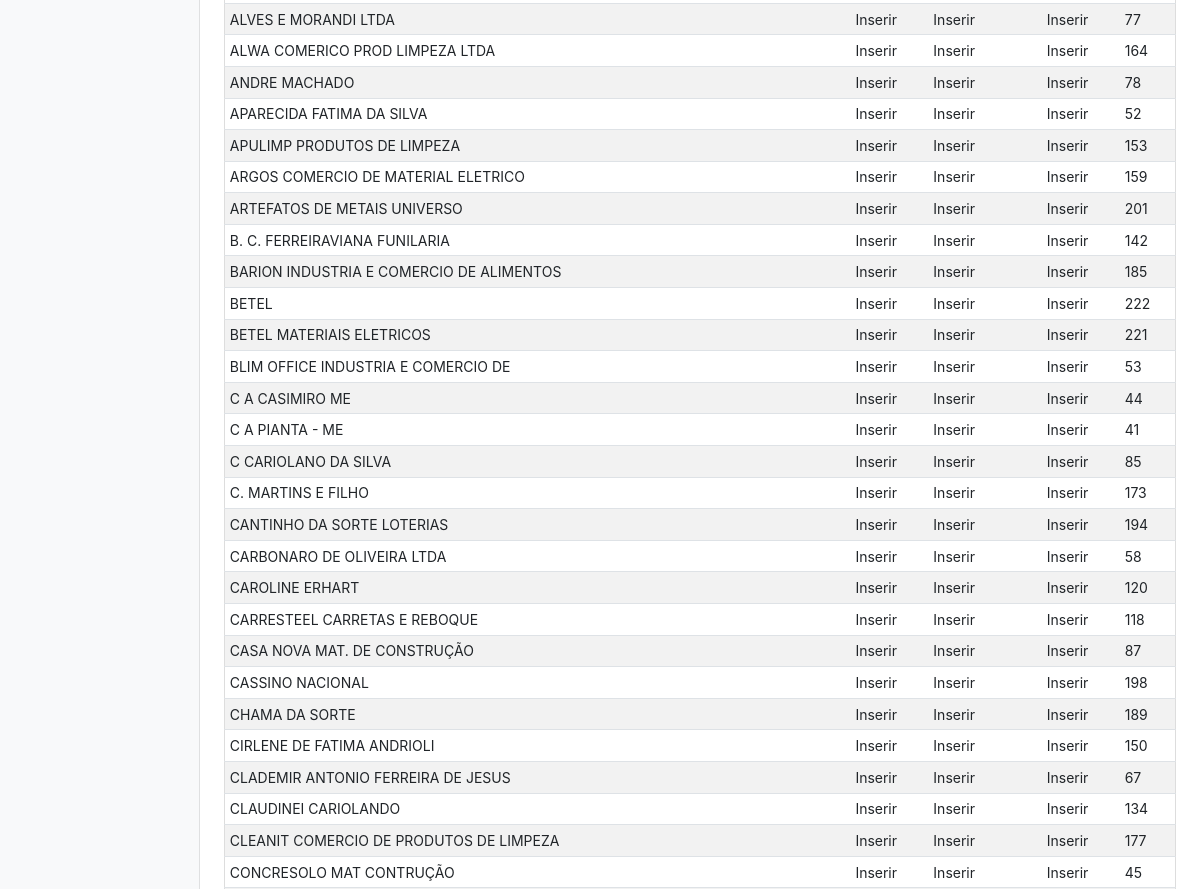
Before: /sacados (signed in, middle part) with the older database file.
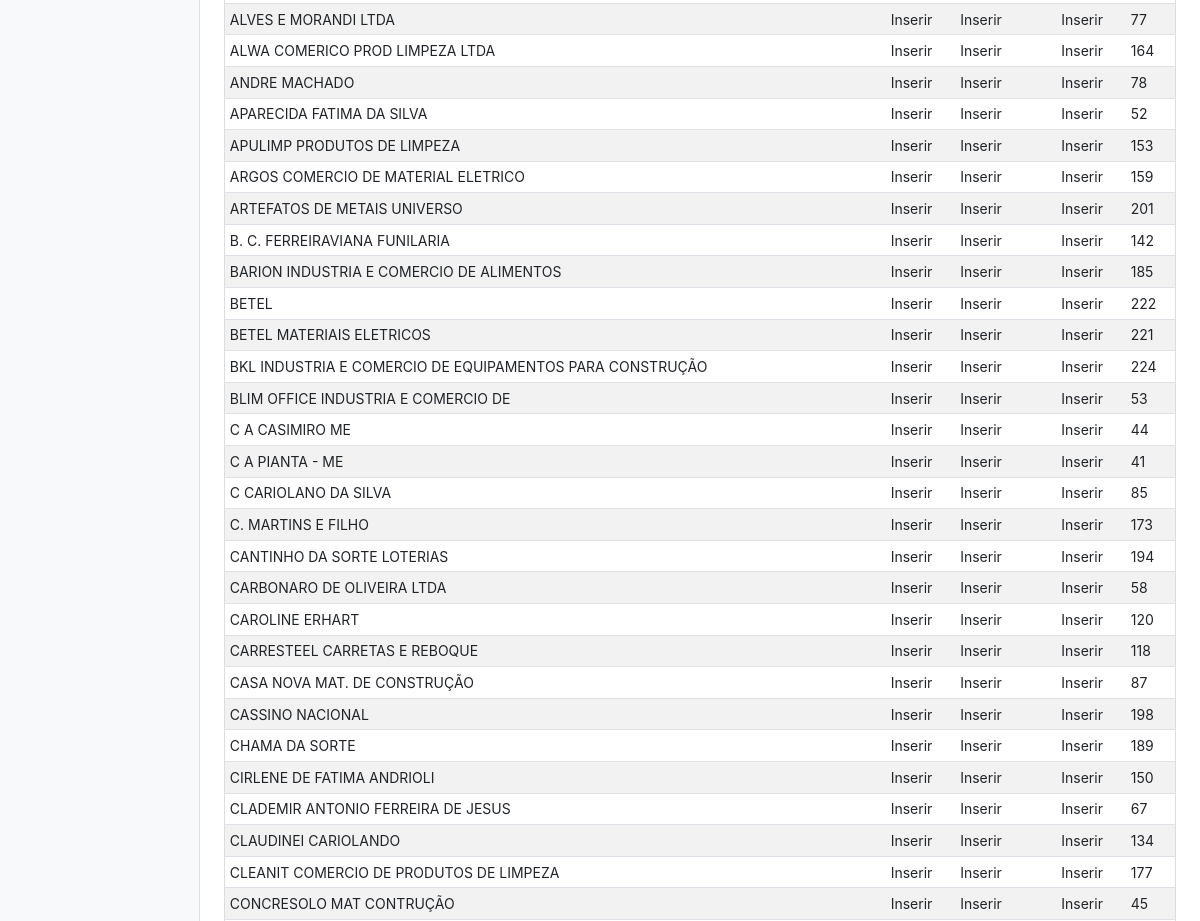
After: the same page with the newer database file.
### tables this page shows
CREATE TABLE sacados (id INTEGER PRIMARY KEY AUTOINCREMENT NOT NULL,
						nome TEXT NOT NULL,
						cep TEXT NOT NULL,
						endereço TEXT NOT NULL, cnpj TEXT);

### app.py (the view, shortened to what this page needs)
@app.route('/sacados', methods=['GET', 'POST'])
@login_required
def sacados():
    con = sqlite3.connect(DATABASE)
    con.row_factory = sqlite3.Row
    cur = con.cursor()
    if request.method == 'GET':
        rows = cur.execute('SELECT * FROM sacados ORDER BY nome')
        rows = cur.fetchall()
        return render_template('sacados.html', rows=rows)

### app.py (called while the page is built)
@app.after_request
def after_request(response):
    response.headers["Cache-Control"] = "no-cache, no-store, must-revalidate"
    response.headers["Expires"] = 0
    response.headers["Pragma"] = "no-cache"
    return response

### helper.py (called while the page is built)
def login_required(f):
    @wraps(f)
    def decorated_function(*args, **kwargs):
        if session.get("user_id") is None:
            return redirect("/login")
        return f(*args, **kwargs)
    return decorated_function

### templates/sacados.html (shortened to what this page needs)
{% extends "layout.html" %}
{% block main %}
    <div class='table-responsive'>
        <table class='table table-striped table-sm'>
            <tbody>
                {% for row in rows %}
                    <tr>
                        <td>{{ row['nome'] }}</td>
                        <td>{{ row['cep'] }}</td>
                        <td>{{ row['endereço'] }}</td>
                        <td>{{ row['cnpj'] }}</td>
                        <td>{{ row['id'] }}</td>
                    </tr>
                {% endfor %}
            </tbody>
        </table>
    </div>
{% endblock %}

Changed rows visible on the page:
added sacados: nome "BKL INDUSTRIA E COMERCIO DE EQUIPAMENTOS PARA CONSTRUÇÃO", cep "Inserir", endereço "Inserir", cnpj "Inserir", id "224"
